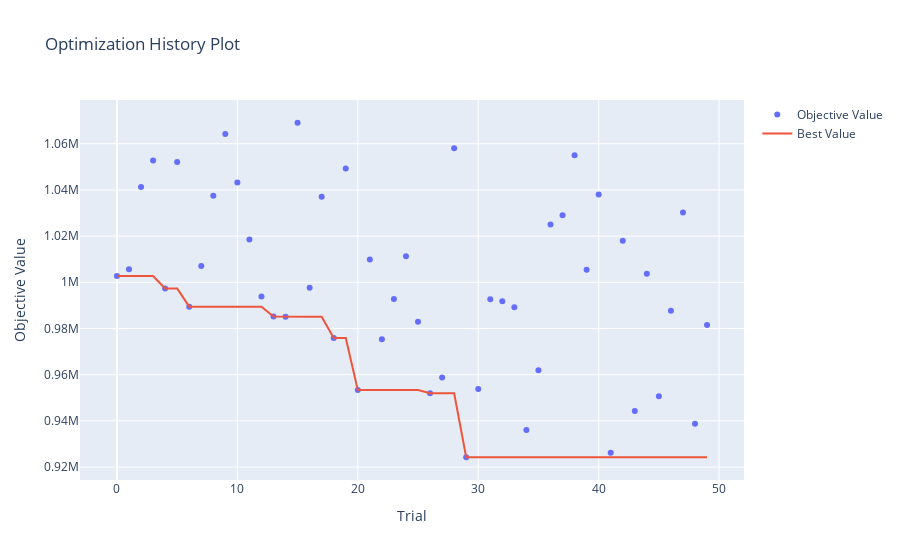

The code cell stored with this chart in its notebook:
### Code cell
optuna.visualization.plot_optimization_history(study)
